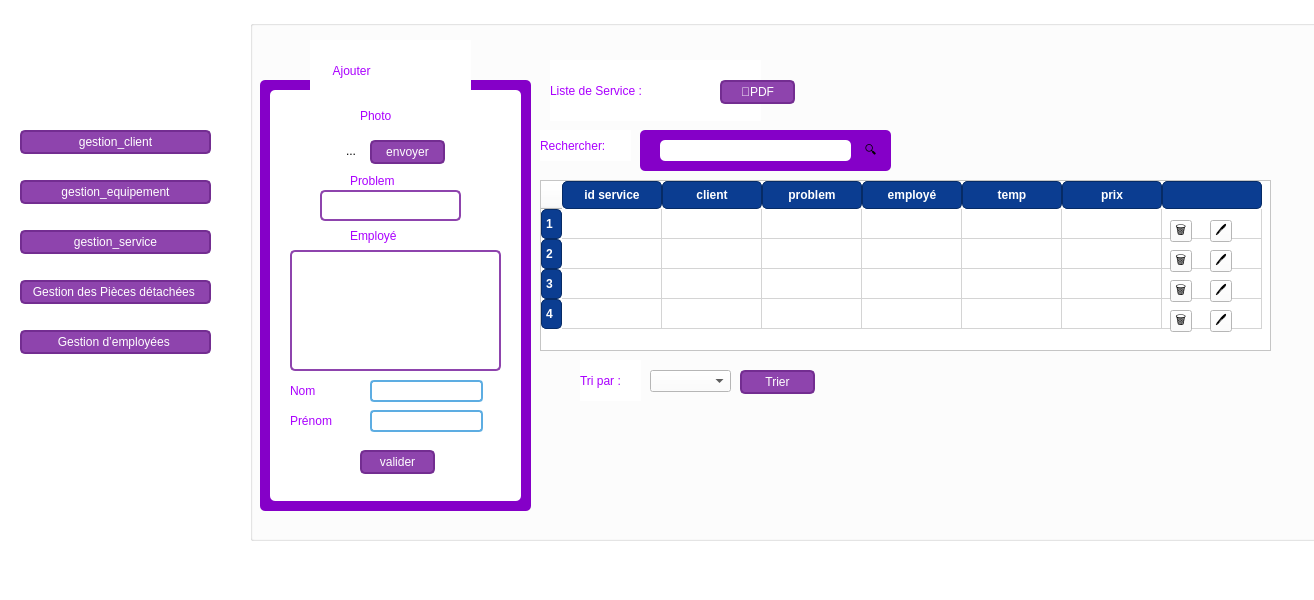
<?xml version="1.0" encoding="UTF-8"?>
<ui version="4.0">
 <class>MainWindow</class>
 <widget class="QMainWindow" name="MainWindow">
  <property name="geometry">
   <rect>
    <x>0</x>
    <y>0</y>
    <width>1314</width>
    <height>600</height>
   </rect>
  </property>
  <property name="windowTitle">
   <string>MainWindow</string>
  </property>
  <property name="styleSheet">
   <string notr="true">background-color: rgb(255, 255, 255);</string>
  </property>
  <widget class="QWidget" name="centralwidget">
   <widget class="QGroupBox" name="groupBox">
    <property name="geometry">
     <rect>
      <x>250</x>
      <y>20</y>
      <width>1091</width>
      <height>521</height>
     </rect>
    </property>
    <property name="styleSheet">
     <string notr="true">background-color: rgb(255, 255, 255);</string>
    </property>
    <property name="title">
     <string/>
    </property>
    <widget class="QComboBox" name="comboBox">
     <property name="geometry">
      <rect>
       <x>400</x>
       <y>350</y>
       <width>81</width>
       <height>22</height>
      </rect>
     </property>
     <item>
      <property name="text">
       <string/>
      </property>
     </item>
     <item>
      <property name="text">
       <string>A-Z</string>
      </property>
     </item>
     <item>
      <property name="text">
       <string>temp</string>
      </property>
     </item>
     <item>
      <property name="text">
       <string>prix</string>
      </property>
     </item>
    </widget>
    <widget class="QLabel" name="label_2">
     <property name="geometry">
      <rect>
       <x>300</x>
       <y>40</y>
       <width>211</width>
       <height>61</height>
      </rect>
     </property>
     <property name="styleSheet">
      <string notr="true">background-color: rgb(255, 255, 255);
font: 700 16pt &quot;Segoe UI&quot;;
color: rgb(170, 0, 255);</string>
     </property>
     <property name="text">
      <string>Liste de Service :</string>
     </property>
    </widget>
    <widget class="QToolButton" name="toolButton_5">
     <property name="geometry">
      <rect>
       <x>920</x>
       <y>260</y>
       <width>22</width>
       <height>22</height>
      </rect>
     </property>
     <property name="text">
      <string>🗑️</string>
     </property>
    </widget>
    <widget class="QPushButton" name="pushButton_4">
     <property name="geometry">
      <rect>
       <x>470</x>
       <y>60</y>
       <width>75</width>
       <height>24</height>
      </rect>
     </property>
     <property name="styleSheet">
      <string notr="true">QPushButton {
    background-color: #8e44ad;  /* purple background */
    color: white;               /* white text */
    border: 2px solid #732d91;  /* darker purple border */
    border-radius: 5px;         /* rounded corners */
}
</string>
     </property>
     <property name="text">
      <string>📄PDF</string>
     </property>
    </widget>
    <widget class="QTableWidget" name="tw">
     <property name="geometry">
      <rect>
       <x>290</x>
       <y>160</y>
       <width>731</width>
       <height>171</height>
      </rect>
     </property>
     <property name="styleSheet">
      <string notr="true">QHeaderView::section {
    background-color: #0b3d91;  /* dark blue */
    color: white;               /* white text */
    font-weight: bold;          /* make header text stand out */
    border: 1px solid #062b66;  /* darker border for contrast */
    padding: 4px;               /* a bit of spacing */
    border-radius: 5px;  
}
</string>
     </property>
     <property name="alternatingRowColors">
      <bool>false</bool>
     </property>
     <row/>
     <row/>
     <row/>
     <row/>
     <column>
      <property name="text">
       <string>id service</string>
      </property>
     </column>
     <column>
      <property name="text">
       <string>client</string>
      </property>
     </column>
     <column>
      <property name="text">
       <string>problem</string>
      </property>
     </column>
     <column>
      <property name="text">
       <string>employé</string>
      </property>
     </column>
     <column>
      <property name="text">
       <string>temp</string>
      </property>
     </column>
     <column>
      <property name="text">
       <string>prix</string>
      </property>
     </column>
     <column>
      <property name="text">
       <string/>
      </property>
     </column>
    </widget>
    <widget class="QFrame" name="frame_3">
     <property name="geometry">
      <rect>
       <x>390</x>
       <y>110</y>
       <width>251</width>
       <height>41</height>
      </rect>
     </property>
     <property name="styleSheet">
      <string notr="true">background-color: rgb(133, 0, 200);
border-radius: 5px;  </string>
     </property>
     <property name="frameShape">
      <enum>QFrame::Shape::StyledPanel</enum>
     </property>
     <property name="frameShadow">
      <enum>QFrame::Shadow::Raised</enum>
     </property>
     <widget class="QLineEdit" name="lineEdit_3">
      <property name="geometry">
       <rect>
        <x>20</x>
        <y>10</y>
        <width>191</width>
        <height>21</height>
       </rect>
      </property>
      <property name="styleSheet">
       <string notr="true">background-color: rgb(255, 255, 255);</string>
      </property>
     </widget>
     <widget class="QToolButton" name="toolButton_10">
      <property name="geometry">
       <rect>
        <x>220</x>
        <y>10</y>
        <width>22</width>
        <height>22</height>
       </rect>
      </property>
      <property name="text">
       <string>🔍</string>
      </property>
     </widget>
    </widget>
    <widget class="QToolButton" name="s4">
     <property name="geometry">
      <rect>
       <x>920</x>
       <y>290</y>
       <width>22</width>
       <height>22</height>
      </rect>
     </property>
     <property name="text">
      <string>🗑️</string>
     </property>
    </widget>
    <widget class="QToolButton" name="toolButton_8">
     <property name="geometry">
      <rect>
       <x>960</x>
       <y>290</y>
       <width>22</width>
       <height>22</height>
      </rect>
     </property>
     <property name="text">
      <string>🖊️</string>
     </property>
    </widget>
    <widget class="QLabel" name="label_3">
     <property name="geometry">
      <rect>
       <x>330</x>
       <y>340</y>
       <width>61</width>
       <height>41</height>
      </rect>
     </property>
     <property name="styleSheet">
      <string notr="true">background-color: rgb(255, 255, 255);
font: 700 10pt &quot;Segoe UI&quot;;
color: rgb(170, 0, 255);</string>
     </property>
     <property name="text">
      <string>Tri par :</string>
     </property>
    </widget>
    <widget class="QLabel" name="label_9">
     <property name="geometry">
      <rect>
       <x>290</x>
       <y>110</y>
       <width>91</width>
       <height>31</height>
      </rect>
     </property>
     <property name="styleSheet">
      <string notr="true">background-color: rgb(255, 255, 255);
font: 700 12pt &quot;Segoe UI&quot;;
color: rgb(170, 0, 255);</string>
     </property>
     <property name="text">
      <string>Rechercher:</string>
     </property>
    </widget>
    <widget class="QToolButton" name="s1">
     <property name="geometry">
      <rect>
       <x>920</x>
       <y>200</y>
       <width>22</width>
       <height>22</height>
      </rect>
     </property>
     <property name="text">
      <string>🗑️</string>
     </property>
    </widget>
    <widget class="QFrame" name="frame">
     <property name="geometry">
      <rect>
       <x>10</x>
       <y>60</y>
       <width>271</width>
       <height>431</height>
      </rect>
     </property>
     <property name="styleSheet">
      <string notr="true">background-color: rgb(133, 0, 200);
border-radius: 5px;  </string>
     </property>
     <property name="frameShape">
      <enum>QFrame::Shape::StyledPanel</enum>
     </property>
     <property name="frameShadow">
      <enum>QFrame::Shadow::Raised</enum>
     </property>
     <widget class="QFrame" name="frame_2">
      <property name="geometry">
       <rect>
        <x>10</x>
        <y>10</y>
        <width>251</width>
        <height>411</height>
       </rect>
      </property>
      <property name="styleSheet">
       <string notr="true">background-color: rgb(255, 255, 255);</string>
      </property>
      <property name="frameShape">
       <enum>QFrame::Shape::StyledPanel</enum>
      </property>
      <property name="frameShadow">
       <enum>QFrame::Shadow::Raised</enum>
      </property>
      <widget class="QLabel" name="label_4">
       <property name="geometry">
        <rect>
         <x>90</x>
         <y>10</y>
         <width>71</width>
         <height>31</height>
        </rect>
       </property>
       <property name="styleSheet">
        <string notr="true">background-color: rgb(255, 255, 255);
font: 700 12pt &quot;Segoe UI&quot;;
color: rgb(170, 0, 255);</string>
       </property>
       <property name="text">
        <string>Photo</string>
       </property>
      </widget>
      <widget class="QPushButton" name="pushButton_2">
       <property name="geometry">
        <rect>
         <x>100</x>
         <y>50</y>
         <width>75</width>
         <height>24</height>
        </rect>
       </property>
       <property name="styleSheet">
        <string notr="true">QPushButton {
    background-color: #8e44ad;  /* purple background */
    color: white;               /* white text */
    border: 2px solid #732d91;  /* darker purple border */
    border-radius: 5px;         /* rounded corners */
}
</string>
       </property>
       <property name="text">
        <string>envoyer</string>
       </property>
      </widget>
      <widget class="QLabel" name="label_5">
       <property name="geometry">
        <rect>
         <x>80</x>
         <y>80</y>
         <width>71</width>
         <height>21</height>
        </rect>
       </property>
       <property name="styleSheet">
        <string notr="true">background-color: rgb(255, 255, 255);
font: 700 12pt &quot;Segoe UI&quot;;
color: rgb(170, 0, 255);</string>
       </property>
       <property name="text">
        <string>Problem</string>
       </property>
      </widget>
      <widget class="QLabel" name="label_6">
       <property name="geometry">
        <rect>
         <x>80</x>
         <y>130</y>
         <width>81</width>
         <height>31</height>
        </rect>
       </property>
       <property name="styleSheet">
        <string notr="true">background-color: rgb(255, 255, 255);
font: 700 12pt &quot;Segoe UI&quot;;
color: rgb(170, 0, 255);</string>
       </property>
       <property name="text">
        <string>Employé</string>
       </property>
      </widget>
      <widget class="QListView" name="listView">
       <property name="geometry">
        <rect>
         <x>20</x>
         <y>160</y>
         <width>211</width>
         <height>121</height>
        </rect>
       </property>
       <property name="styleSheet">
        <string notr="true">    border: 2px solid #8e44ad;  /* purple border */
   border-radius: 5px;          /* optional rounded corners */
</string>
       </property>
      </widget>
      <widget class="QLabel" name="label_7">
       <property name="geometry">
        <rect>
         <x>20</x>
         <y>290</y>
         <width>71</width>
         <height>21</height>
        </rect>
       </property>
       <property name="styleSheet">
        <string notr="true">background-color: rgb(255, 255, 255);
font: 700 12pt &quot;Segoe UI&quot;;
color: rgb(170, 0, 255);</string>
       </property>
       <property name="text">
        <string>Nom</string>
       </property>
      </widget>
      <widget class="QLabel" name="label_8">
       <property name="geometry">
        <rect>
         <x>20</x>
         <y>320</y>
         <width>71</width>
         <height>21</height>
        </rect>
       </property>
       <property name="styleSheet">
        <string notr="true">background-color: rgb(255, 255, 255);
font: 700 12pt &quot;Segoe UI&quot;;
color: rgb(170, 0, 255);</string>
       </property>
       <property name="text">
        <string>Prénom</string>
       </property>
      </widget>
      <widget class="QLineEdit" name="an">
       <property name="geometry">
        <rect>
         <x>100</x>
         <y>290</y>
         <width>113</width>
         <height>22</height>
        </rect>
       </property>
       <property name="styleSheet">
        <string notr="true">QLineEdit {
    border: 2px solid #5dade2;  
    border-radius: 4px;      
    padding: 2px;   
}
</string>
       </property>
      </widget>
      <widget class="QLineEdit" name="ap">
       <property name="geometry">
        <rect>
         <x>100</x>
         <y>320</y>
         <width>113</width>
         <height>22</height>
        </rect>
       </property>
       <property name="styleSheet">
        <string notr="true">QLineEdit {
    border: 2px solid #5dade2;  
    border-radius: 4px;      
    padding: 2px;   
}
</string>
       </property>
      </widget>
      <widget class="QPushButton" name="bp1">
       <property name="geometry">
        <rect>
         <x>90</x>
         <y>360</y>
         <width>75</width>
         <height>24</height>
        </rect>
       </property>
       <property name="styleSheet">
        <string notr="true">QPushButton {
    background-color: #8e44ad;  /* purple background */
    color: white;               /* white text */
    border: 2px solid #732d91;  /* darker purple border */
    border-radius: 5px;         /* rounded corners */
}
</string>
       </property>
       <property name="text">
        <string>valider</string>
       </property>
      </widget>
      <widget class="QToolButton" name="toolButton_9">
       <property name="geometry">
        <rect>
         <x>70</x>
         <y>50</y>
         <width>22</width>
         <height>22</height>
        </rect>
       </property>
       <property name="text">
        <string>...</string>
       </property>
      </widget>
      <widget class="QListView" name="listView_2">
       <property name="geometry">
        <rect>
         <x>50</x>
         <y>100</y>
         <width>141</width>
         <height>31</height>
        </rect>
       </property>
       <property name="styleSheet">
        <string notr="true">    border: 2px solid #8e44ad;  /* purple border */
   border-radius: 5px;          /* optional rounded corners */
</string>
       </property>
      </widget>
     </widget>
    </widget>
    <widget class="QToolButton" name="toolButton_2">
     <property name="geometry">
      <rect>
       <x>960</x>
       <y>200</y>
       <width>22</width>
       <height>22</height>
      </rect>
     </property>
     <property name="text">
      <string>🖊️</string>
     </property>
    </widget>
    <widget class="QLabel" name="label">
     <property name="geometry">
      <rect>
       <x>60</x>
       <y>20</y>
       <width>161</width>
       <height>61</height>
      </rect>
     </property>
     <property name="styleSheet">
      <string notr="true">background-color: rgb(255, 255, 255);
font: 700 16pt &quot;Segoe UI&quot;;
color: rgb(170, 0, 255);</string>
     </property>
     <property name="text">
      <string>       Ajouter</string>
     </property>
    </widget>
    <widget class="QToolButton" name="s2">
     <property name="geometry">
      <rect>
       <x>920</x>
       <y>230</y>
       <width>22</width>
       <height>22</height>
      </rect>
     </property>
     <property name="text">
      <string>🗑️</string>
     </property>
    </widget>
    <widget class="QPushButton" name="pushButton">
     <property name="geometry">
      <rect>
       <x>490</x>
       <y>350</y>
       <width>75</width>
       <height>24</height>
      </rect>
     </property>
     <property name="styleSheet">
      <string notr="true">QPushButton {
    background-color: #8e44ad;  /* purple background */
    color: white;               /* white text */
    border: 2px solid #732d91;  /* darker purple border */
    border-radius: 5px;         /* rounded corners */
}
</string>
     </property>
     <property name="text">
      <string>Trier</string>
     </property>
    </widget>
    <widget class="QToolButton" name="toolButton_4">
     <property name="geometry">
      <rect>
       <x>960</x>
       <y>230</y>
       <width>22</width>
       <height>22</height>
      </rect>
     </property>
     <property name="text">
      <string>🖊️</string>
     </property>
    </widget>
    <widget class="QToolButton" name="toolButton_6">
     <property name="geometry">
      <rect>
       <x>960</x>
       <y>260</y>
       <width>22</width>
       <height>22</height>
      </rect>
     </property>
     <property name="text">
      <string>🖊️</string>
     </property>
    </widget>
    <widget class="QToolButton" name="s3">
     <property name="geometry">
      <rect>
       <x>920</x>
       <y>260</y>
       <width>22</width>
       <height>22</height>
      </rect>
     </property>
     <property name="text">
      <string>🗑️</string>
     </property>
    </widget>
   </widget>
   <widget class="QPushButton" name="b1">
    <property name="geometry">
     <rect>
      <x>20</x>
      <y>130</y>
      <width>191</width>
      <height>24</height>
     </rect>
    </property>
    <property name="styleSheet">
     <string notr="true">QPushButton {
    background-color: #8e44ad;  /* purple background */
    color: white;               /* white text */
    border: 2px solid #732d91;  /* darker purple border */
    border-radius: 5px;         /* rounded corners */
}
</string>
    </property>
    <property name="text">
     <string>gestion_client</string>
    </property>
   </widget>
   <widget class="QPushButton" name="b2">
    <property name="geometry">
     <rect>
      <x>20</x>
      <y>180</y>
      <width>191</width>
      <height>24</height>
     </rect>
    </property>
    <property name="styleSheet">
     <string notr="true">QPushButton {
    background-color: #8e44ad;  /* purple background */
    color: white;               /* white text */
    border: 2px solid #732d91;  /* darker purple border */
    border-radius: 5px;         /* rounded corners */
}
</string>
    </property>
    <property name="text">
     <string>gestion_equipement</string>
    </property>
   </widget>
   <widget class="QPushButton" name="b3">
    <property name="geometry">
     <rect>
      <x>20</x>
      <y>230</y>
      <width>191</width>
      <height>24</height>
     </rect>
    </property>
    <property name="styleSheet">
     <string notr="true">QPushButton {
    background-color: #8e44ad;  /* purple background */
    color: white;               /* white text */
    border: 2px solid #732d91;  /* darker purple border */
    border-radius: 5px;         /* rounded corners */
}
</string>
    </property>
    <property name="text">
     <string>gestion_service</string>
    </property>
   </widget>
   <widget class="QPushButton" name="b4">
    <property name="geometry">
     <rect>
      <x>20</x>
      <y>280</y>
      <width>191</width>
      <height>24</height>
     </rect>
    </property>
    <property name="styleSheet">
     <string notr="true">QPushButton {
    background-color: #8e44ad;  /* purple background */
    color: white;               /* white text */
    border: 2px solid #732d91;  /* darker purple border */
    border-radius: 5px;         /* rounded corners */
}
</string>
    </property>
    <property name="text">
     <string>Gestion des Pièces détachées </string>
    </property>
   </widget>
   <widget class="QPushButton" name="b5">
    <property name="geometry">
     <rect>
      <x>20</x>
      <y>330</y>
      <width>191</width>
      <height>24</height>
     </rect>
    </property>
    <property name="styleSheet">
     <string notr="true">QPushButton {
    background-color: #8e44ad;  /* purple background */
    color: white;               /* white text */
    border: 2px solid #732d91;  /* darker purple border */
    border-radius: 5px;         /* rounded corners */
}
</string>
    </property>
    <property name="text">
     <string>Gestion d’employées </string>
    </property>
   </widget>
  </widget>
  <widget class="QMenuBar" name="menubar">
   <property name="geometry">
    <rect>
     <x>0</x>
     <y>0</y>
     <width>1314</width>
     <height>22</height>
    </rect>
   </property>
  </widget>
  <widget class="QStatusBar" name="statusbar"/>
 </widget>
 <resources/>
 <connections/>
</ui>
